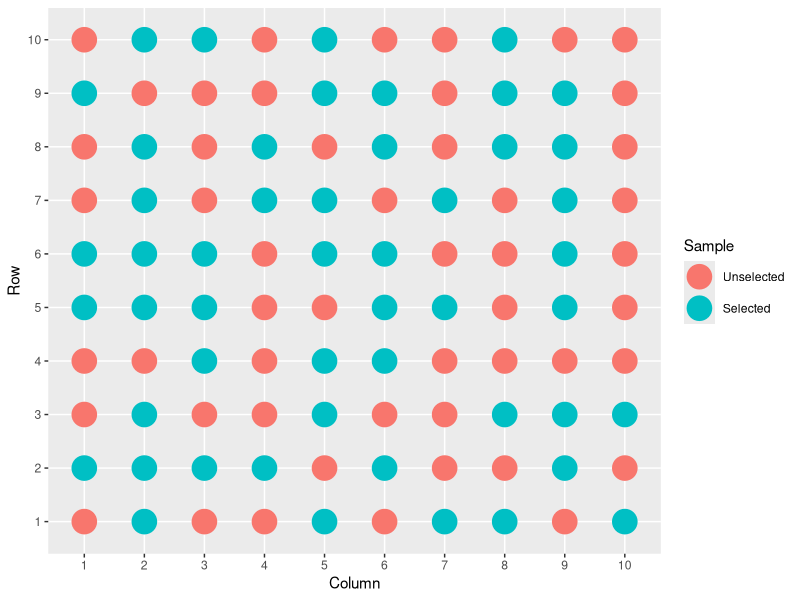

Write the R code that produced this figure.
library(ggplot2)

## Create 10 x 10 grid
df <- expand.grid(
  Column = factor(1:10),
  Row = factor(1:10)
)

## Draw sample
df$Sample <- factor(
  sample(x = 1:2, size = 100, replace = TRUE),
  labels = c("Unselected", "Selected")
)

## Plot sample
ggplot(data = df, mapping = aes(Column, Row, color = Sample)) + 
  geom_point(size = 8) + 
  theme_grey()
